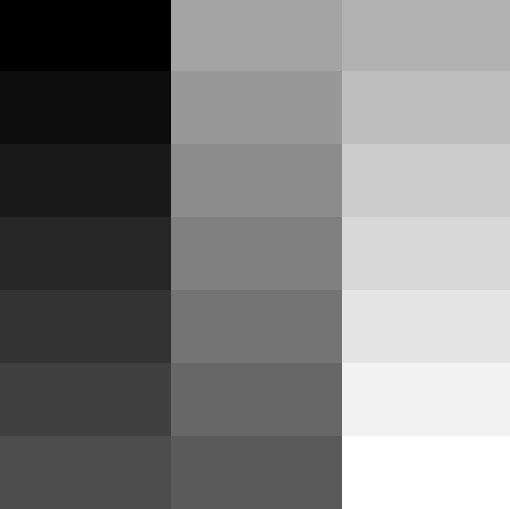
#> input picture 1 - First Week/Image Thresholding with OpenCV/image.png, 510 x 509 px, found by its file name
$ python image_thresholding.py
#> lines starting #> are read from the running program, lines starting #| are printed output that depends on the picture
"""
Author: Isaac Monroy
Project Title: Image Thresholding Algorithm
Description:
    This script demonstrates the application of different thresholding
    techniques on an input image. It reads an image, applies five types
    of thresholding (Binary, Binary Inverted, To Zero, To Zero Inverted,
    Truncation), and displays the original and thresholded images using
    matplotlib.
"""
import cv2 as cv # Image processing and thresholding techniques
import numpy as np # For numerical operations
import matplotlib.pyplot as plt # For displaying the images of the threshold types

# Set the threshold values for classifying the pixel values
# and set maximum pixel value.
classify_pix_val = 127
max_pix_val = 255

# Read path and load image
image_path = 'path/to/image.png'
image = cv.imread(image_path, 0)
#> image is the input picture: shape (509, 510); min 0, max 255, mean 126.8

# List of threshold types
threshold_types = [cv.THRESH_BINARY, cv.THRESH_BINARY_INV, cv.THRESH_TOZERO, cv.THRESH_TOZERO_INV, cv.THRESH_TRUNC]

# Apply simple thresholding with the following types:
#  - Binary, Binary Inv, To Zero, To Zero Inv, and Trunc
images = [image] + [cv.threshold(image, classify_pix_val, max_pix_val, thresh_type)[1] for thresh_type in threshold_types]
#> images = 6 items

# List of image titles
titles = ['Original image', 'Binary', 'Binary Inv', 'To Zero', 'To Zero Inv', 'Trunc']

# Loop through both lists and create a plot representation of the six images, and show
# the images obtained.
for i, (img, title) in enumerate(zip(images, titles)):
    plt.subplot(2, 3, i + 1)
    plt.imshow(img, 'gray', vmin=0, vmax=255)
    plt.title(title)
    plt.xticks([])
    plt.yticks([])
#> this loop made 6 passes
#> title on passes 1 to 6: 'Original image', 'Binary', 'Binary Inv', 'To Zero', 'To Zero Inv', 'Trunc'
plt.show()
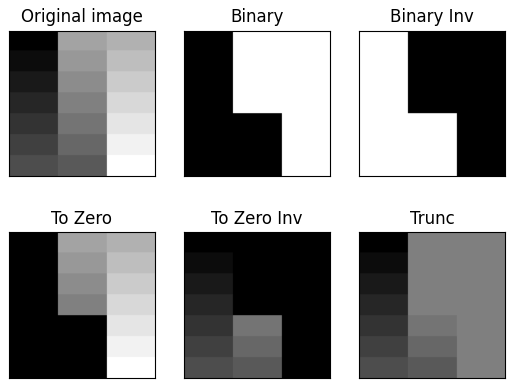
#> figure drawn by matplotlib, 6 panels
